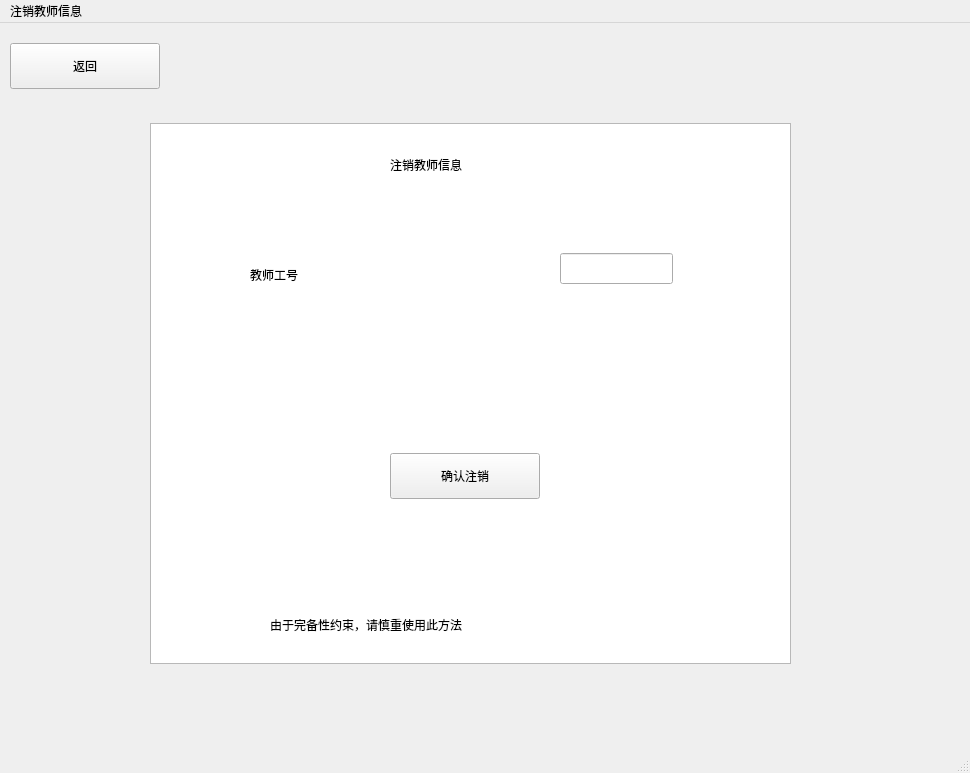
<?xml version="1.0" encoding="UTF-8"?>
<ui version="4.0">
 <class>MainWindow</class>
 <widget class="QMainWindow" name="MainWindow">
  <property name="geometry">
   <rect>
    <x>0</x>
    <y>0</y>
    <width>970</width>
    <height>773</height>
   </rect>
  </property>
  <property name="windowTitle">
   <string>MainWindow</string>
  </property>
  <widget class="QWidget" name="centralwidget">
   <widget class="QPushButton" name="pushButton">
    <property name="geometry">
     <rect>
      <x>10</x>
      <y>20</y>
      <width>150</width>
      <height>46</height>
     </rect>
    </property>
    <property name="text">
     <string>返回</string>
    </property>
   </widget>
   <widget class="QTextBrowser" name="textBrowser">
    <property name="geometry">
     <rect>
      <x>150</x>
      <y>100</y>
      <width>641</width>
      <height>541</height>
     </rect>
    </property>
   </widget>
   <widget class="QLabel" name="label">
    <property name="geometry">
     <rect>
      <x>390</x>
      <y>130</y>
      <width>161</width>
      <height>24</height>
     </rect>
    </property>
    <property name="text">
     <string>注销教师信息</string>
    </property>
   </widget>
   <widget class="QLabel" name="label_2">
    <property name="geometry">
     <rect>
      <x>270</x>
      <y>590</y>
      <width>391</width>
      <height>24</height>
     </rect>
    </property>
    <property name="text">
     <string>由于完备性约束，请慎重使用此方法</string>
    </property>
   </widget>
   <widget class="QLabel" name="label_3">
    <property name="geometry">
     <rect>
      <x>250</x>
      <y>240</y>
      <width>108</width>
      <height>24</height>
     </rect>
    </property>
    <property name="text">
     <string>教师工号</string>
    </property>
   </widget>
   <widget class="QLineEdit" name="lineEdit">
    <property name="geometry">
     <rect>
      <x>560</x>
      <y>230</y>
      <width>113</width>
      <height>31</height>
     </rect>
    </property>
   </widget>
   <widget class="QPushButton" name="pushButton_2">
    <property name="geometry">
     <rect>
      <x>390</x>
      <y>430</y>
      <width>150</width>
      <height>46</height>
     </rect>
    </property>
    <property name="text">
     <string>确认注销</string>
    </property>
   </widget>
  </widget>
  <widget class="QMenuBar" name="menubar">
   <property name="geometry">
    <rect>
     <x>0</x>
     <y>0</y>
     <width>970</width>
     <height>37</height>
    </rect>
   </property>
   <widget class="QMenu" name="menu">
    <property name="title">
     <string>注销教师信息</string>
    </property>
   </widget>
   <addaction name="menu"/>
  </widget>
  <widget class="QStatusBar" name="statusbar"/>
 </widget>
 <resources/>
 <connections/>
</ui>
